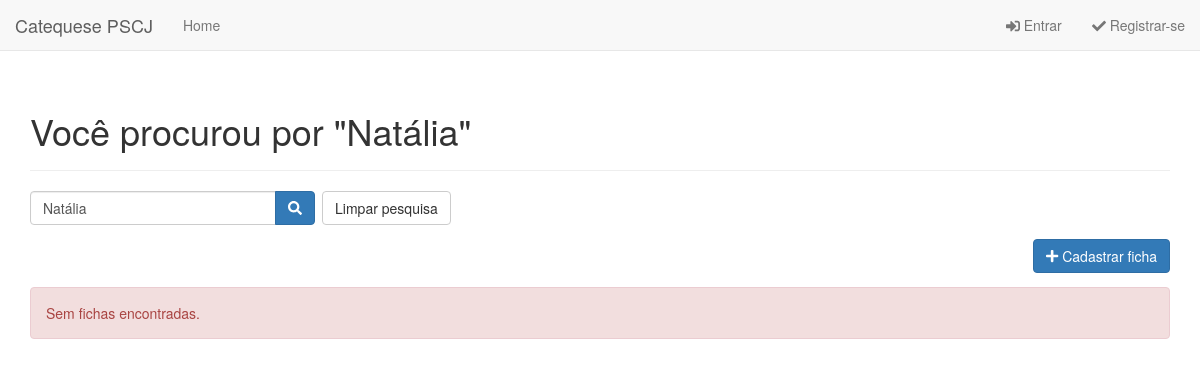
The app's page /search.php?s=Natália, older data.
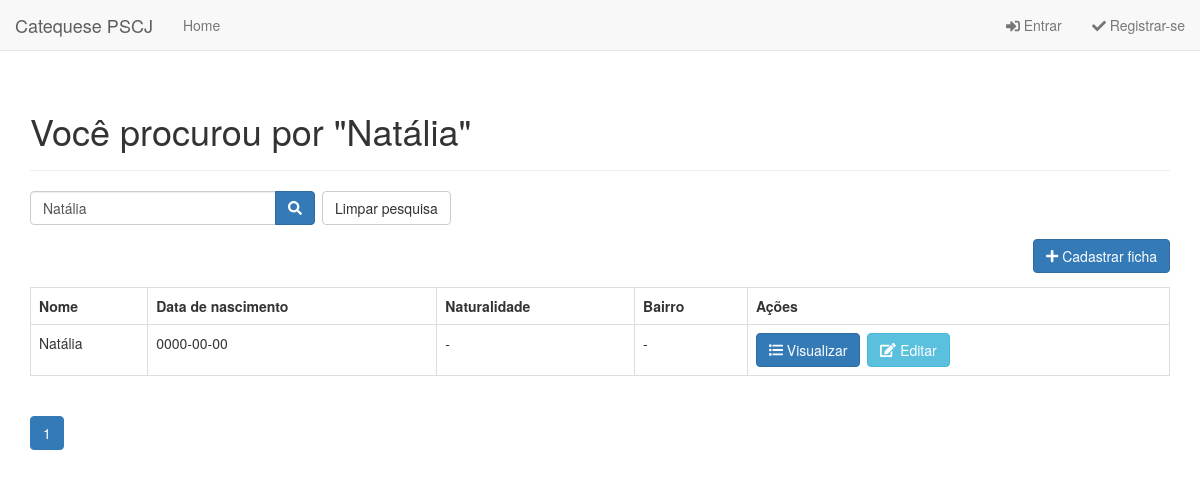
The same page, newer data.
### tables this page shows
CREATE TABLE `ficha` (
  `id` int(11) NOT NULL,
  `nome` varchar(128) NOT NULL,
  `data_nascimento` date NOT NULL,
  `naturalidade` varchar(32) NOT NULL,
  `endereco` varchar(128) NOT NULL,
  `bairro` varchar(32) NOT NULL,
  `cep` int(8) NOT NULL,
  `telefone` int(16) NOT NULL,
  `estudante` tinyint(1) NOT NULL,
  `colegio` varchar(32) NOT NULL,
  `batismo` tinyint(1) NOT NULL,
  `eucaristia` tinyint(1) NOT NULL,
  `data_batismo` date NOT NULL,
  `paroquia_batismo` varchar(128) NOT NULL,
  `nome_pai` varchar(128) NOT NULL,
  `nome_mae` varchar(128) NOT NULL,
  `telefone_celular_pai` int(16) NOT NULL,
  `telefone_celular_mae` int(16) NOT NULL,
  `telefone_residencial` int(16) NOT NULL,
  `pais_casados_igreja` tinyint(1) NOT NULL,
  `igreja_casamento` varchar(128) NOT NULL,
  `pais_vivem_juntos` tinyint(1) NOT NULL,
  `frequentam_comunidade` tinyint(1) NOT NULL,
  `ativos_paroquia` tinyint(1) NOT NULL,
  `tipo_participacao` varchar(128) NOT NULL,
  `outra_paroquia` varchar(128) NOT NULL,
  `turma_atual` varchar(32) NOT NULL,
  `turno` varchar(32) NOT NULL,
  `ano_inicio_turma` int(11) NOT NULL,
  `catequista_1` varchar(128) NOT NULL,
  `catequista_2` varchar(128) NOT NULL,
  `catequista_3` varchar(128) NOT NULL,
  `catequizando_frequente` tinyint(1) NOT NULL,
  `preenchimento_ficha` int(11) NOT NULL
);

### search.php (called while the page is built, shortened)
<?php
include_once 'config/core.php';
include_once 'objects/ficha.php';
$database = new Database();
$db = $database->getConnection();
$ficha = new Ficha($db);
$search_term=isset($_GET['s']) ? $_GET['s'] : '';
include_once "layout_header.php";
$stmt = $ficha->search($search_term, $from_record_num, $records_per_page);
$total_rows=$ficha->countAll_BySearch($search_term);
include_once "visualiza_template.php";
include_once "layout_footer.php";
?>

### objects/ficha.php (called while the page is built, shortened)
<?php
class Ficha {
    private $conn;
    private $table_name = "ficha";
    public function __construct($db) {
        $this->conn = $db;
    }
    public function search($search_term, $from_record_num, $records_per_page){
        $query = "SELECT
                    id, nome, data_nascimento
                FROM
                    " . $this->table_name . "
                WHERE
                    nome LIKE ?
                ORDER BY
                    nome ASC
                LIMIT
                    ?, ?";
        $stmt = $this->conn->prepare( $query );
        $search_term = "%{$search_term}%";
        $stmt->bindParam(1, $search_term);
        $stmt->bindParam(2, $from_record_num, PDO::PARAM_INT);
        $stmt->bindParam(3, $records_per_page, PDO::PARAM_INT);
        $stmt->execute();
        return $stmt;
    }
    public function countAll_BySearch($search_term) {
        $query = "SELECT
                    COUNT(*) as total_rows
                FROM
                    " . $this->table_name . "
                WHERE
                    nome LIKE ?";
        $stmt = $this->conn->prepare( $query );
        $search_term = "%{$search_term}%";
        $stmt->bindParam(1, $search_term);
        $stmt->execute();
        $row = $stmt->fetch(PDO::FETCH_ASSOC);
        return $row['total_rows'];
    }
}
?>

### config/core.php (called while the page is built, shortened)
<?php
$page = isset($_GET['page']) ? $_GET['page'] : 1;
$records_per_page = 5;
$from_record_num = ($records_per_page * $page) - $records_per_page;
?>

### visualiza_template.php (the view)
<?php
echo "<form role='search' action='search.php'>";
    echo "<div class='input-group col-md-3 pull-left margin-right-1em left-margin'>";
        $search_value=isset($search_term) ? "value='{$search_term}'" : "";
        echo "<input type='text' class='form-control' placeholder='Pesquisa por nome' name='s' id='srch-term' required {$search_value} />";
        echo "<div class='input-group-btn'>";
            echo "<button class='btn btn-primary' type='submit'><i class='fas fa-search'></i></button>";
        echo "</div>";
    echo "</div>";
echo "</form>";
echo "<div class='right-button-margin'>";
    echo "<a href='index.php' class='btn btn-default'>Limpar pesquisa</a>";
echo "</div>";
echo "<div class='right-button-margin'>";
    echo "<a href='cadastro_ficha.php' class='btn btn-primary pull-right'>";
        echo "<span class='fas fa-plus'></span> Cadastrar ficha";
    echo "</a>";
echo "</div>";
if ($total_rows>0) {
    echo "<table class='table table-hover table-responsive table-bordered'>";
        echo "<tr>";
            echo "<th>Nome</th>";
            echo "<th>Data de nascimento</th>";
            echo "<th>Naturalidade</th>";
            echo "<th>Bairro</th>";
            echo "<th>Ações</th>";
        echo "</tr>";
        while ($row = $stmt->fetch(PDO::FETCH_ASSOC)) {
            extract($row);
            echo "<tr>";
                echo "<td>{$nome}</td>";
                echo "<td>{$data_nascimento}</td>";
                echo "<td>-</td>";
                echo "<td>-</td>";
                echo "<td>";
                    echo "<a href='visualiza_ficha.php?id={$id}' class='btn btn-primary left-margin'>";
                        echo "<span class='fas fa-list-ul'></span> Visualizar";
                    echo "</a>";
                    echo "<a href='atualiza_ficha.php?id={$id}' class='btn btn-info left-margin'>";
                        echo "<span class='fas fa-edit'></span> Editar";
                    echo "</a>";
                echo "</td>";
            echo "</tr>";
        }
    echo "</table>";
    include_once 'paging.php';
}
else{
    echo "<div class='alert alert-danger'>Sem fichas encontradas.</div>";
}
?>

### paging.php (shortened to what this page needs)
<?php
echo "<ul class='pagination'>";
$total_pages = ceil($total_rows / $records_per_page);
$range = 2;
$initial_num = $page - $range;
$condition_limit_num = ($page + $range)  + 1;
for ($x=$initial_num; $x<$condition_limit_num; $x++) {
    if (($x > 0) && ($x <= $total_pages)) {
        if ($x == $page) {
            echo "<li class='active'><a href=\"#\">$x <span class=\"sr-only\">(current)</span></a></li>";
        }
        else {
            echo "<li><a href='{$page_url}page=$x'>$x</a></li>";
        }
    }
}
echo "</ul>";
?>

Row changes from the older to the newer data that the page shows:
now on this page (row edited): ficha: nome "Natália", data_nascimento "0000-00-00"
Text that changed along with them:
text no longer shown: "Sem fichas encontradas."
text now shown: "Nome Data de nascimento Naturalidade Bairro Ações"
new list line: "1"
